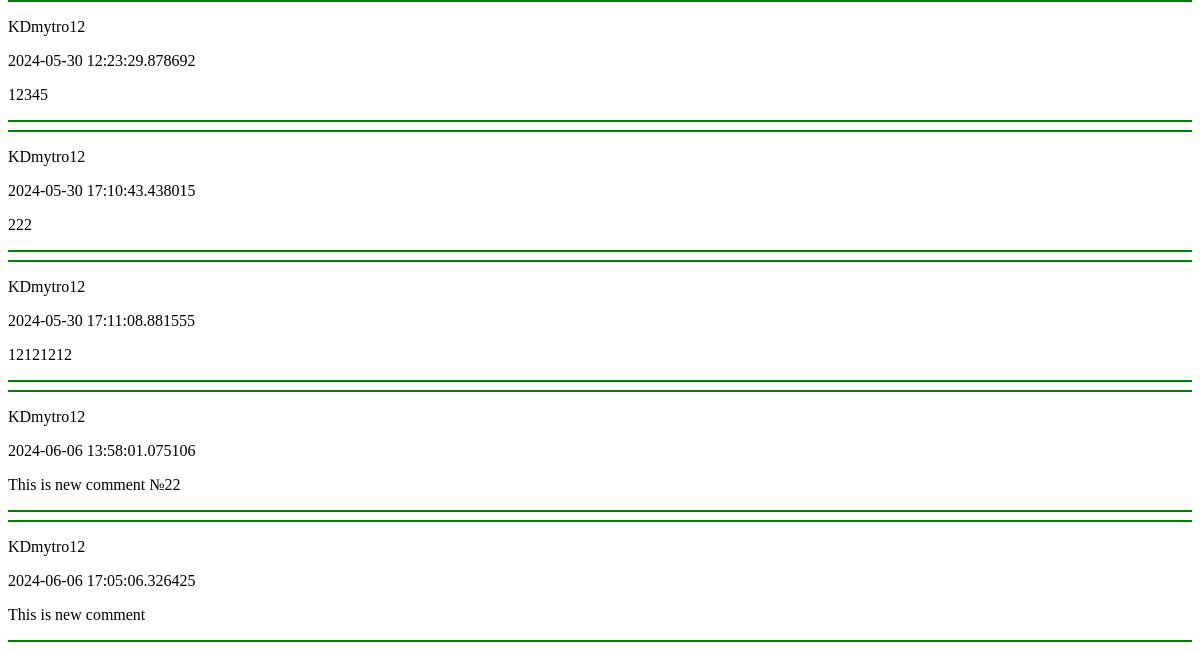
Before: /post/1/ (lower part) with the older database file.
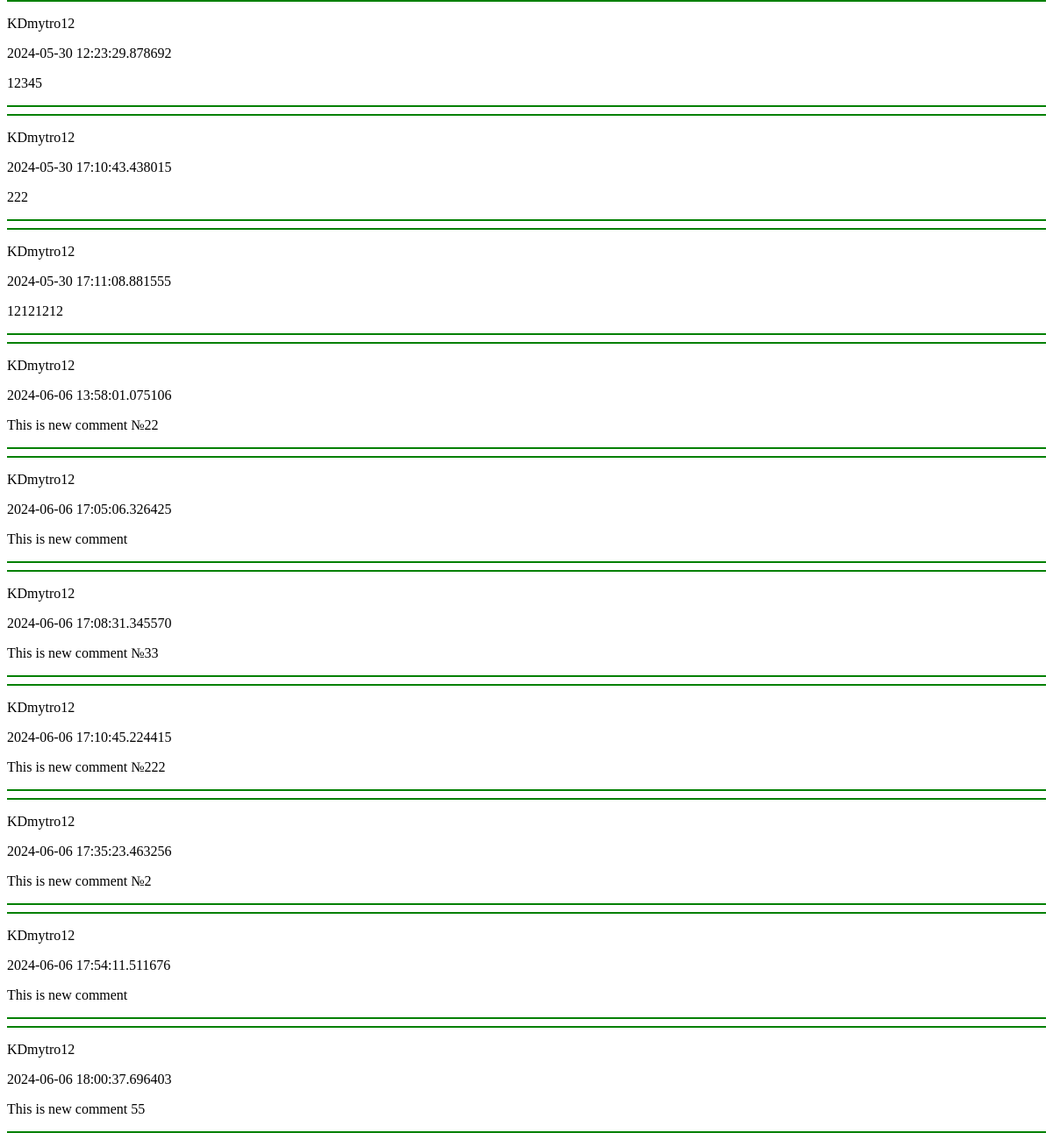
After: the same page with the newer database file.
### Testing_App/models.py (models this page shows)
class Comments  (models.Model):
    text = models.CharField(max_length=750)
    added_at = models.CharField(max_length=50)
    user = models.ForeignKey(User,on_delete=models.CASCADE)
    post = models.ForeignKey(Posts,on_delete=models.CASCADE)

class User(AbstractUser):
    profile_photo = models.ImageField(upload_to="images")
    bio = models.CharField(max_length=750)

### Testing_App/views.py (the view, shortened to what this page needs)
# urls.py: path('post/<int:pk>/',views.PostFormPage.as_view()),
class  PostFormPage(TemplateView):
    template_name="Post.html"
    form_class=PostForm
    model=Posts
    def get_context_data(self,**kwargs):
        context = super().get_context_data(**kwargs)
        context["post"]=Posts.objects.get(id=self.kwargs["pk"])
        context["comments"]=Comments.objects.filter(post=Posts.objects.get(id=self.kwargs["pk"]))
        return context

### Testing_App/templates/Post.html (shortened to what this page needs)
<!DOCTYPE html>
<html lang="en">
<head>
</head>
<body>
          {{ post.user }}<br>
          {{ post.added_at }}<br><br>
          {% if  request.user == user %}
                <input id="text_of_updated_post" type="text" name="post" placeholder="Оновити пост"><br>
         {% endif %}<br><br>
         <input id="text_of_new_comment" type="text" name="text" placeholder="Коментувати"><br>
          <div id="comments">
              {% block comments %}
                {% for i in comments %}
                    <hr color="green">
                    <p>{{ i.user }}</p>
                    <p>{{ i.added_at }}</p>
                    <p>{{ i.text }}</p>
                    <hr color="green">
                {% endfor %}
              {% endblock %}
          </div>
</body>
</html>

Changed rows visible on the page:
added Comments: user "KDmytro12", added_at "2024-06-06 17:08:31.345570", text "This is new comment №33"
added Comments: user "KDmytro12", added_at "2024-06-06 17:10:45.224415", text "This is new comment №222"
added Comments: user "KDmytro12", added_at "2024-06-06 17:35:23.463256", text "This is new comment №2"
added Comments: user "KDmytro12", added_at "2024-06-06 17:54:11.511676", text "This is new comment"
added Comments: user "KDmytro12", added_at "2024-06-06 18:00:37.696403", text "This is new comment 55"
